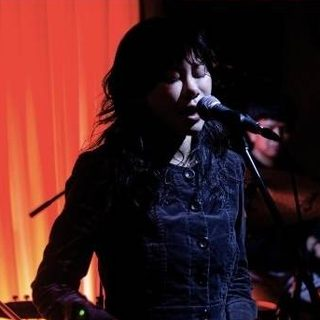
#> input picture game/assets/events/aey-kuljira.jpg, 320 x 320 px
$ python -i bc_minigame_pack.py   (imports and definitions only)
#> lines starting #> are read from the running program, lines starting #| are printed output that depends on the picture
"""Packs the raw frames of bc_minigame_sprites.py into the game's minigame sprites (system Python + Pillow + numpy).

    python tools/blender/bc_minigame_pack.py            (after the Blender run; reads %TEMP%/bc_mg_raw)

Writes, per game, game/assets/minigames/<game>/:
  <sprite>.png        frames side by side (one row), RGBA, transparent background
  <sprite>_glow.png   same layout: the sprite's emissive parts blurred, to draw ADDITIVELY under or over it
  backdrop.png        the game's room, blurred and darkened (RGB), where the game has one
  sprites.json        frame size, count, names, anchor pixel, named points, notes, texture bytes
plus game/assets/minigames/README.md (the wiring notes, regenerated) and one contact sheet per game in
docs/art/screens/minigame-sprites/<game>.png. Texture memory = width x height x 4 bytes per file (Godot imports
these lossless, no mipmaps, so they sit in GPU memory as RGBA8; RGB backdrops are counted as RGBA to be safe).
"""
import json
import os
import sys
import tempfile

import numpy as np
from PIL import Image, ImageDraw, ImageFilter, ImageFont

HERE = os.path.dirname(os.path.abspath(__file__))
REPO = os.path.abspath(os.path.join(HERE, "..", ".."))
RAW = os.path.join(tempfile.gettempdir(), "bc_mg_raw")
OUT = os.path.join(REPO, "game", "assets", "minigames")
SHEETS = os.path.join(REPO, "docs", "art", "screens", "minigame-sprites")
FONT = os.path.join(REPO, "game", "assets", "fonts", "Lato-Bold.ttf")
FONT_R = os.path.join(REPO, "game", "assets", "fonts", "Lato-Regular.ttf")
MAX_PX = 2000                      # house rule: no committed image over 2000 px
BUDGET_MB = 4.0                    # brief: <= 4 MB of loaded textures per game (plan section 1.3 allows 6)
BG = (20, 10, 12)
GLOW_SCALE = 2                     # glow strips are saved at half size (they are blurry): draw them scaled x2
GAMES = ("neon_moth", "coaster_flip", "soi_dash", "shake_serve", "pour_perfect", "front_row_rhythm",
         "candle_talk", "neon_pinball")
TITLES = {"neon_moth": "Neon Moth", "coaster_flip": "Coaster Flip", "soi_dash": "Soi Dash",
          "shake_serve": "Shake & Serve", "pour_perfect": "Pour Perfect", "front_row_rhythm": "Front Row Rhythm",
          "candle_talk": "Candle Talk", "neon_pinball": "Neon Pinball"}
SCRIPTS = {g: "game/scripts/minigames/%s.gd" % g for g in GAMES}
PER_REGULAR = ("coaster_flip", "candle_talk")   # one regular_<id>.png is loaded per game, not all eight


# [14 lines left out: function glow_of, not called in this run]


def backdrop_of(path, blur=3.2, dark=0.62):
#> called with path = '../../game/assets/events/aey-kuljira.jpg', blur = 3.2, dark = 0.62
    im = Image.open(path).convert("RGB")
#> im is the input picture: PIL image 320x320 RGB; mean R, G, B 70.3, 31.2, 30.3
    im = im.filter(ImageFilter.GaussianBlur(blur))
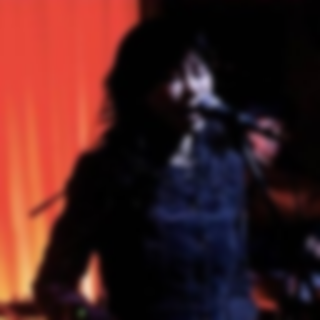
#> im: PIL image 320x320 RGB; mean R, G, B 70.4, 31.2, 30.3
    a = np.asarray(im, dtype=np.float32)
    h, w = a.shape[:2]
#> h = 320; w = 320
    yy, xx = np.mgrid[0:h, 0:w]
    v = 1.0 - 0.45 * (((xx - w / 2) / (w / 2)) ** 2 + ((yy - h / 2) / (h / 2)) ** 2) / 2
    a = a * dark * np.clip(v, 0.4, 1)[..., None]
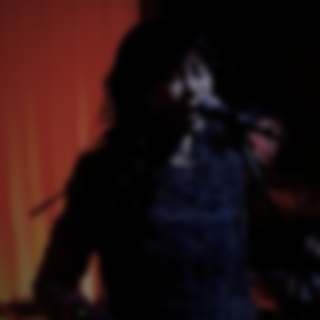
#> a: shape (320, 320, 3) float64; mean R, G, B 35.7, 16, 15.9
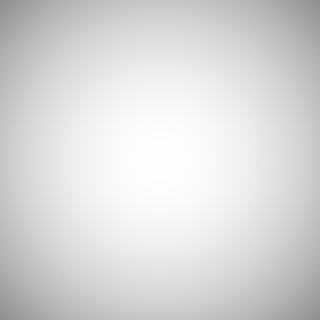
#> v: shape (320, 320) float64; min 0.55, max 1, mean 0.85
    return Image.fromarray(np.clip(a, 0, 255).astype(np.uint8), "RGB")


def mb(n):
    return n / (1024 * 1024)


# [160 lines left out: functions strip, pack, font, contact_sheet, not called in this run]


README_HEAD = """# Minigame sprites (look B) — wiring notes for the builders

Generated by `tools/blender/bc_minigame_pack.py` from the renders of `tools/blender/bc_minigame_sprites.py`
(Blender kit style: `bc_kit` palette, jitter and seam texture, emissive neon; characters from `bc_chars`).
**Do not hand-edit the PNGs or this file: change the generator and rerun** (Blender ~2 min, then the packer):

```
"C:\\Program Files\\Blender Foundation\\Blender 5.2\\blender.exe" --background --factory-startup --python tools/blender/bc_minigame_sprites.py
python tools/blender/bc_minigame_pack.py
```

then `godot --headless --path game --import` for the `.import` files. Review scene: `blender/BlackCabinMinigames.blend`
(one collection per game, frame 0 of every sprite, labelled). Contact sheets: `docs/art/screens/minigame-sprites/`.
Plan and budget: `docs/design/11-minigame-quality.md` §1 (look B accepted 2026-11-18; the look itself awaits
Daniele's OK on hub card `minigame-sprites-review`).

## How to draw them (all games)

- **Sheets are one row of equal frames.** Frame `i` is the region `Rect2(i * frame_w, 0, frame_w, frame_h)`
  (`AtlasTexture`, or `draw_texture_rect_region`). Frame counts, names and sizes are in each game's `sprites.json`
  and the tables below.
- **Anchor**: `anchor_px` is the pixel inside a frame that sits on the model point the game positions (bottom
  centre, a pivot, a neck...). Draw at `pos - anchor_px * scale`.
- **Scale**: frames are rendered at roughly the size they appear on a 780 px wide play area (the phone width at
  the pixel-ratio cap 2). Scale with the play area's fit scale like the current draw code; never above ~1.5× or
  the voxels go soft. Filter: linear is fine; `TEXTURE_FILTER_NEAREST` keeps the voxel edges crisp at 1×–2×.
- **Glow**: `<name>_glow.png` has the same frame layout at HALF size (`glow_scale` 2: draw it scaled ×2, so a
  glow frame is `Rect2(i * frame_w / 2, 0, frame_w / 2, frame_h / 2)`). Draw it with an additive `CanvasItemMaterial`
  (`blend_mode = BLEND_MODE_ADD`), at the same position, after the sprite (neon halos sit over the backing
  plate); fade or pulse it with `modulate.a`.
  No post-process shaders (plan §1.3).
- **Backdrops** (`backdrop.png`, RGB): the game's own room in the venue, blurred and darkened; stretch to cover
  the play area (keep aspect, crop). Pinball uses `playfield.png` instead.
- **Memory**: load a game's textures when it opens, free them when it closes. Numbers below are GPU bytes as
  imported (lossless, no mipmaps, RGBA8). Coaster Flip and Candle Talk ship one file per regular: load only
  the one for `config.regular`.
- Tests: nothing here is loaded by the game yet; the suites do not change.
"""


# [58 lines left out: functions _report_from_disk, write_readme, not called in this run]


# [3 lines not run here, left out]

>>> result = backdrop_of('../../game/assets/events/aey-kuljira.jpg')
